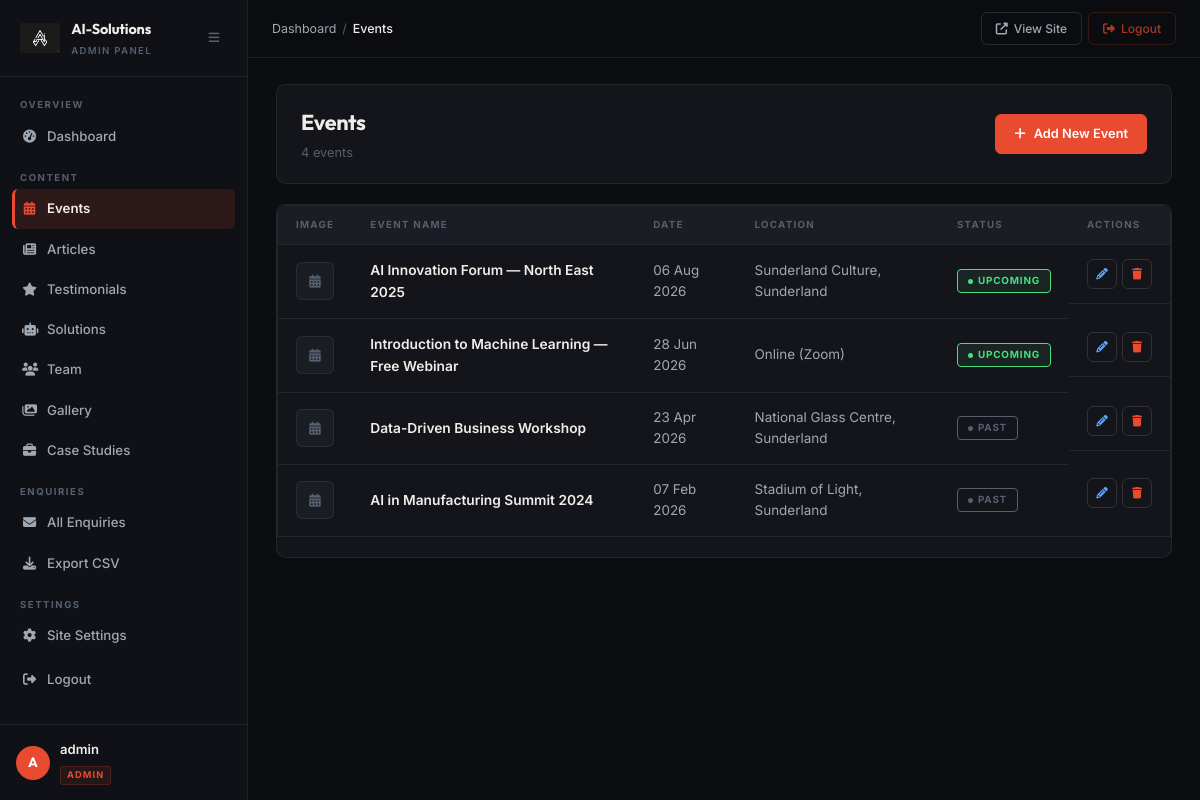
/admin/events (signed in), run on the app's committed database.
### models.py (models this page shows, shortened)
class SiteSettings(db.Model):
    __tablename__ = 'site_settings'
    id = db.Column(db.Integer, primary_key=True)
    company_logo = db.Column(db.String(300), nullable=True)
    company_name = db.Column(db.String(200), default='AI-Solutions')
    tagline = db.Column(db.String(500))
    address = db.Column(db.String(300))
    email = db.Column(db.String(120))
    phone = db.Column(db.String(50))
    linkedin_url = db.Column(db.String(300), nullable=True)
    twitter_url = db.Column(db.String(300), nullable=True)
    facebook_url = db.Column(db.String(300), nullable=True)
    instagram_url = db.Column(db.String(300), nullable=True)
    github_url = db.Column(db.String(300), nullable=True)

class AdminUser(UserMixin, db.Model):
    __tablename__ = 'admin_user'
    id = db.Column(db.Integer, primary_key=True)
    username = db.Column(db.String(80), unique=True, nullable=False)
    password_hash = db.Column(db.String(256), nullable=False)
    profile_picture = db.Column(db.String(300), nullable=True)

class Event(db.Model):
    __tablename__ = 'event'
    id = db.Column(db.Integer, primary_key=True)
    name = db.Column(db.String(200), nullable=False)
    description = db.Column(db.Text)
    event_date = db.Column(db.DateTime)
    location = db.Column(db.String(200))
    image = db.Column(db.String(300), nullable=True)
    is_upcoming = db.Column(db.Boolean, default=False)
    register_link = db.Column(db.String(300), nullable=True)

### app.py (the view)
@app.route('/admin/events')
@login_required
def admin_events():
    events = Event.query.order_by(desc(Event.event_date)).all()
    return render_template('admin/manage_events.html', events=events)

### app.py (called while the page is built)
@login_manager.user_loader
def load_user(user_id):
    return db.session.get(AdminUser, int(user_id))

@app.context_processor
def inject_settings():
    settings = db.session.get(SiteSettings, 1)
    if not settings:
        settings = SiteSettings(id=1, company_name='AI-Solutions')
    return dict(settings=settings)

### templates/admin/manage_events.html (shortened to what this page needs)
{% extends 'admin/base_admin.html' %}
{% block breadcrumb %}<span class="bc-sep">/</span><span>Events</span>{% endblock %}
{% block content %}
<div class="page-header">
    <div>
        <h1 class="page-title">Events</h1>
        <p class="page-subtitle">{{ events|length }} event{{ 's' if events|length != 1 }}</p>
    </div>
    <a href="{{ url_for('add_event') }}" class="btn-primary"><i class="fas fa-plus"></i> Add New Event</a>
</div>
<div class="admin-card">
    {% if events %}
    <div class="table-wrap">
        <table class="admin-table">
            <thead>
                <tr>
                    <th>Image</th>
                    <th>Event Name</th>
                    <th>Date</th>
                    <th>Location</th>
                    <th>Status</th>
                    <th>Actions</th>
                </tr>
            </thead>
            <tbody>
                {% for event in events %}
                <tr>
                    <td>
                        {% if event.image %}
                            <img src="{{ url_for('static', filename=event.image) }}" alt="" class="table-thumb">
                        {% else %}
                            <div class="table-thumb-placeholder"><i class="fas fa-calendar-alt"></i></div>
                        {% endif %}
                    </td>
                    <td><strong>{{ event.name }}</strong></td>
                    <td>{{ event.event_date.strftime('%d %b %Y') if event.event_date else '—' }}</td>
                    <td>{{ event.location or '—' }}</td>
                    <td>
                        {% if event.is_upcoming %}
                            <span class="status-badge status-published">Upcoming</span>
                        {% else %}
                            <span class="status-badge status-draft">Past</span>
                        {% endif %}
                    </td>
                    <td class="actions-cell">
                        <a href="{{ url_for('edit_event', id=event.id) }}" class="btn-action btn-edit" title="Edit"><i class="fas fa-pencil-alt"></i></a>
                        <form method="POST" action="{{ url_for('delete_event', id=event.id) }}" class="inline-form">
                            <button type="button" class="btn-action btn-delete" title="Delete" onclick="confirmDelete(this.closest('form'))"><i class="fas fa-trash"></i></button>
                        </form>
                    </td>
                </tr>
                {% endfor %}
            </tbody>
        </table>
    </div>
    {% endif %}
</div>
{% endblock %}

### templates/admin/_sidebar.html (shortened to what this page needs)
<nav class="admin-sidebar" id="adminSidebar">
    <div class="sidebar-header">
        <div class="sidebar-logo">
            {% if settings and settings.company_logo %}
                <img src="{{ url_for('static', filename=settings.company_logo) }}" alt="Logo" class="sidebar-logo-img">
            {% else %}
                <div class="sidebar-logo-icon"><i class="fas fa-brain"></i></div>
            {% endif %}
        </div>
        <div class="sidebar-brand">
            <span class="brand-name">{{ settings.company_name if settings else 'AI-Solutions' }}</span>
            <span class="brand-tag">Admin Panel</span>
        </div>
        <button class="sidebar-toggle-btn" id="sidebarToggle"><i class="fas fa-bars"></i></button>
    </div>
    <div class="sidebar-nav">
        <div class="nav-section">
            <span class="nav-section-label">Overview</span>
            <a href="{{ url_for('admin_dashboard') }}" class="nav-item {% if request.endpoint == 'admin_dashboard' %}active{% endif %}">
                <i class="fas fa-tachometer-alt"></i><span>Dashboard</span>
            </a>
        </div>
        <div class="nav-section">
            <span class="nav-section-label">Content</span>
            <a href="{{ url_for('admin_events') }}" class="nav-item {% if 'event' in request.endpoint %}active{% endif %}">
                <i class="fas fa-calendar-alt"></i><span>Events</span>
            </a>
            <a href="{{ url_for('admin_articles') }}" class="nav-item {% if 'article' in request.endpoint %}active{% endif %}">
                <i class="fas fa-newspaper"></i><span>Articles</span>
            </a>
            <a href="{{ url_for('admin_testimonials') }}" class="nav-item {% if 'testimonial' in request.endpoint %}active{% endif %}">
                <i class="fas fa-star"></i><span>Testimonials</span>
            </a>
            <a href="{{ url_for('admin_solutions') }}" class="nav-item {% if 'solution' in request.endpoint %}active{% endif %}">
                <i class="fas fa-robot"></i><span>Solutions</span>
            </a>
            <a href="{{ url_for('admin_team') }}" class="nav-item {% if 'team' in request.endpoint %}active{% endif %}">
                <i class="fas fa-users"></i><span>Team</span>
            </a>
            <a href="{{ url_for('admin_gallery') }}" class="nav-item {% if 'gallery' in request.endpoint %}active{% endif %}">
                <i class="fas fa-images"></i><span>Gallery</span>
            </a>
            <a href="{{ url_for('case_studies') }}" class="nav-item {% if 'case_stud' in request.endpoint %}active{% endif %}">
                <i class="fas fa-briefcase"></i><span>Case Studies</span>
            </a>
        </div>
        <div class="nav-section">
            <span class="nav-section-label">Enquiries</span>
            <a href="{{ url_for('admin_enquiries') }}" class="nav-item {% if 'enquir' in request.endpoint %}active{% endif %}">
                <i class="fas fa-envelope"></i><span>All Enquiries</span>
            </a>
            <a href="{{ url_for('export_enquiries') }}" class="nav-item">
                <i class="fas fa-download"></i><span>Export CSV</span>
            </a>
        </div>
        <div class="nav-section">
            <span class="nav-section-label">Settings</span>
            <a href="{{ url_for('admin_settings') }}" class="nav-item {% if request.endpoint == 'admin_settings' %}active{% endif %}">
                <i class="fas fa-cog"></i><span>Site Settings</span>
            </a>
        </div>
        <div class="nav-section">
            <a href="{{ url_for('admin_logout') }}" class="nav-item nav-logout">
                <i class="fas fa-sign-out-alt"></i><span>Logout</span>
            </a>
        </div>
    </div>
    <div class="sidebar-footer">
        <div class="admin-avatar-wrap">
            {% if current_user.profile_picture %}
                <img src="{{ url_for('static', filename=current_user.profile_picture) }}" alt="Admin" class="admin-avatar-img">
            {% else %}
                <div class="admin-avatar-initials">{{ current_user.username[0].upper() }}</div>
            {% endif %}
        </div>
        <div class="admin-user-info">
            <span class="admin-username">{{ current_user.username }}</span>
            <span class="admin-badge">Admin</span>
        </div>
    </div>
</nav>

### data on the page
SiteSettings: company_logo (picture), company_name "AI-Solutions"
AdminUser: username "A", username "admin"
Event: name "AI Innovation Forum — North East 2025", event_date "06 Aug 2026", location "Sunderland Culture, Sunderland", is_upcoming "UPCOMING"
Event: name "Introduction to Machine Learning — Free Webinar", event_date "28 Jun 2026", location "Online (Zoom)", is_upcoming "UPCOMING"
Event: name "Data-Driven Business Workshop", event_date "23 Apr 2026", location "National Glass Centre, Sunderland", is_upcoming "PAST"
Event: name "AI in Manufacturing Summit 2024", event_date "07 Feb 2026", location "Stadium of Light, Sunderland", is_upcoming "PAST"

### other printed values
{{ events|length }} "4"
{{ 's' if events|length != 1 }} "s"
